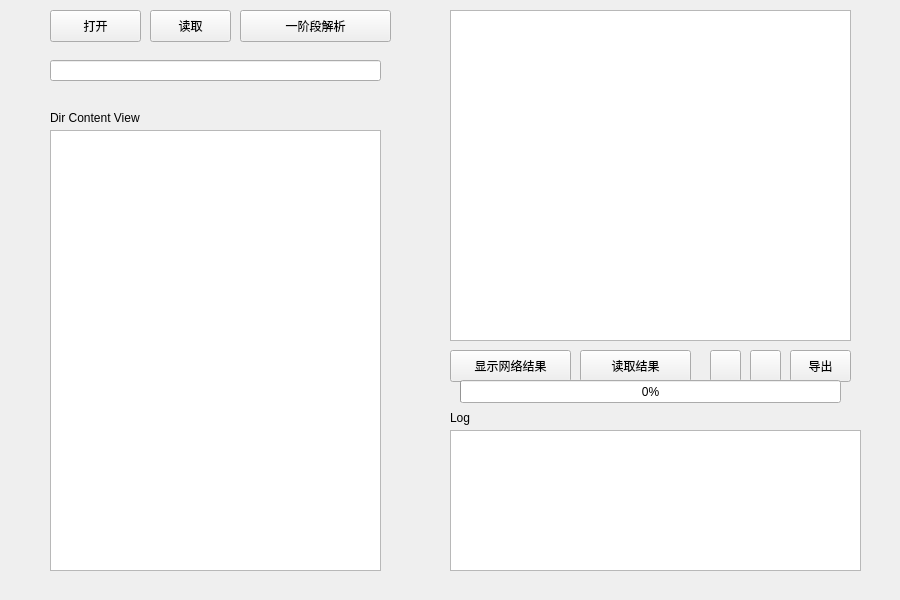
<?xml version="1.0" encoding="UTF-8"?>
<ui version="4.0">
    <class>phase_one_widget</class>
    <widget class="QWidget" name="phase_one_widget">
        <property name="geometry">
            <rect>
                <x>0</x>
                <y>0</y>
                <width>900</width>
                <height>600</height>
            </rect>
        </property>
        <property name="maximumSize">
            <size>
                <width>900</width>
                <height>600</height>
            </size>
        </property>
        <property name="windowTitle">
            <string>Form</string>
        </property>
        <widget class="QPushButton" name="open_file">
            <property name="geometry">
                <rect>
                    <x>50</x>
                    <y>10</y>
                    <width>91</width>
                    <height>32</height>
                </rect>
            </property>
            <property name="text">
                <string>打开</string>
            </property>
            <property name="icon">
                <iconset resource="../base/files.qrc">
                    <normaloff>:/16x16/icons/16x16/cil-folder-open.png</normaloff>
                    :/16x16/icons/16x16/cil-folder-open.png
                </iconset>
            </property>
        </widget>
        <widget class="QGraphicsView" name="graphic">
            <property name="geometry">
                <rect>
                    <x>450</x>
                    <y>10</y>
                    <width>401</width>
                    <height>331</height>
                </rect>
            </property>
        </widget>
        <widget class="QPushButton" name="p1_predict">
            <property name="geometry">
                <rect>
                    <x>240</x>
                    <y>10</y>
                    <width>151</width>
                    <height>32</height>
                </rect>
            </property>
            <property name="text">
                <string>一阶段解析</string>
            </property>
            <property name="icon">
                <iconset resource="../base/files.qrc">
                    <normaloff>:/16x16/icons/16x16/cil-input-power.png</normaloff>
                    :/16x16/icons/16x16/cil-input-power.png
                </iconset>
            </property>
        </widget>
        <widget class="QTextBrowser" name="text_logs">
            <property name="geometry">
                <rect>
                    <x>450</x>
                    <y>430</y>
                    <width>411</width>
                    <height>141</height>
                </rect>
            </property>
        </widget>
        <widget class="QLabel" name="label">
            <property name="geometry">
                <rect>
                    <x>450</x>
                    <y>410</y>
                    <width>51</width>
                    <height>16</height>
                </rect>
            </property>
            <property name="text">
                <string>Log</string>
            </property>
        </widget>
        <widget class="QLineEdit" name="fn_chooser">
            <property name="geometry">
                <rect>
                    <x>50</x>
                    <y>60</y>
                    <width>331</width>
                    <height>21</height>
                </rect>
            </property>
        </widget>
        <widget class="QPushButton" name="open_dir">
            <property name="geometry">
                <rect>
                    <x>150</x>
                    <y>10</y>
                    <width>81</width>
                    <height>32</height>
                </rect>
            </property>
            <property name="text">
                <string>读取</string>
            </property>
            <property name="icon">
                <iconset resource="../base/files.qrc">
                    <normaloff>:/16x16/icons/16x16/cil-find-in-page.png</normaloff>
                    :/16x16/icons/16x16/cil-find-in-page.png
                </iconset>
            </property>
        </widget>
        <widget class="QListView" name="listView">
            <property name="geometry">
                <rect>
                    <x>50</x>
                    <y>130</y>
                    <width>331</width>
                    <height>441</height>
                </rect>
            </property>
        </widget>
        <widget class="QLabel" name="label_2">
            <property name="geometry">
                <rect>
                    <x>50</x>
                    <y>110</y>
                    <width>121</width>
                    <height>16</height>
                </rect>
            </property>
            <property name="text">
                <string>Dir Content View</string>
            </property>
        </widget>
        <widget class="QPushButton" name="show_net_btn">
            <property name="geometry">
                <rect>
                    <x>450</x>
                    <y>350</y>
                    <width>121</width>
                    <height>32</height>
                </rect>
            </property>
            <property name="text">
                <string>显示网络结果</string>
            </property>
            <property name="icon">
                <iconset resource="../base/files.qrc">
                    <normaloff>:/16x16/icons/16x16/cil-window-restore.png</normaloff>
                    :/16x16/icons/16x16/cil-window-restore.png
                </iconset>
            </property>
        </widget>
        <widget class="QPushButton" name="show_files_btn">
            <property name="geometry">
                <rect>
                    <x>580</x>
                    <y>350</y>
                    <width>111</width>
                    <height>32</height>
                </rect>
            </property>
            <property name="text">
                <string>读取结果</string>
            </property>
            <property name="icon">
                <iconset resource="../base/files.qrc">
                    <normaloff>:/16x16/icons/16x16/cil-share-boxed.png</normaloff>
                    :/16x16/icons/16x16/cil-share-boxed.png
                </iconset>
            </property>
            <property name="flat">
                <bool>false</bool>
            </property>
        </widget>
        <widget class="QPushButton" name="previous_btn">
            <property name="geometry">
                <rect>
                    <x>710</x>
                    <y>350</y>
                    <width>31</width>
                    <height>32</height>
                </rect>
            </property>
            <property name="text">
                <string/>
            </property>
            <property name="icon">
                <iconset resource="../base/files.qrc">
                    <normaloff>:/16x16/icons/16x16/cil-arrow-left.png</normaloff>:/16x16/icons/16x16/cil-arrow-left.png
                </iconset>
            </property>
        </widget>
        <widget class="QPushButton" name="next_btn">
            <property name="geometry">
                <rect>
                    <x>750</x>
                    <y>350</y>
                    <width>31</width>
                    <height>32</height>
                </rect>
            </property>
            <property name="text">
                <string/>
            </property>
            <property name="icon">
                <iconset resource="../base/files.qrc">
                    <normaloff>:/16x16/icons/16x16/cil-arrow-right.png</normaloff>
                    :/16x16/icons/16x16/cil-arrow-right.png
                </iconset>
            </property>
        </widget>
        <widget class="QPushButton" name="exp_btn">
            <property name="geometry">
                <rect>
                    <x>790</x>
                    <y>350</y>
                    <width>61</width>
                    <height>32</height>
                </rect>
            </property>
            <property name="text">
                <string>导出</string>
            </property>
            <property name="icon">
                <iconset resource="../base/files.qrc">
                    <normaloff>:/16x16/icons/16x16/cil-exposure.png</normaloff>:/16x16/icons/16x16/cil-exposure.png
                </iconset>
            </property>
        </widget>
        <widget class="QProgressBar" name="progressBar">
            <property name="geometry">
                <rect>
                    <x>460</x>
                    <y>380</y>
                    <width>381</width>
                    <height>23</height>
                </rect>
            </property>
            <property name="value">
                <number>0</number>
            </property>
        </widget>
    </widget>
    <resources>
        <include location="../base/files.qrc"/>
    </resources>
    <connections/>
</ui>
